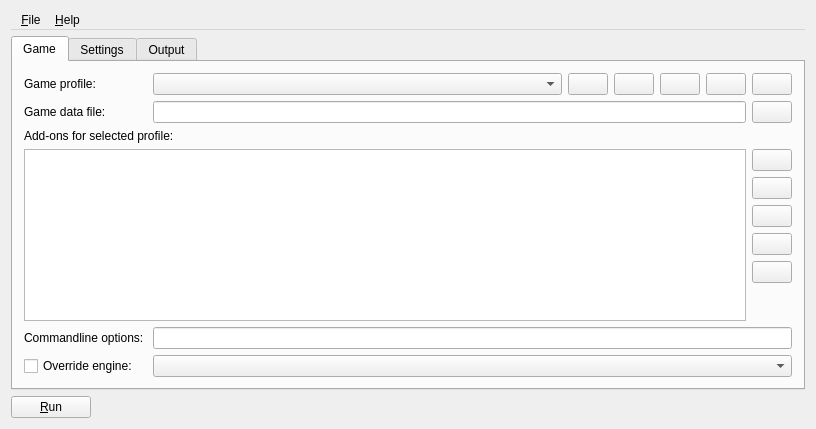
<?xml version="1.0" encoding="UTF-8"?>
<ui version="4.0">
 <class>e_mainwindow</class>
 <widget class="QMainWindow" name="e_mainwindow">
  <property name="geometry">
   <rect>
    <x>0</x>
    <y>0</y>
    <width>816</width>
    <height>429</height>
   </rect>
  </property>
  <property name="windowTitle">
   <string>Enyo Launcher</string>
  </property>
  <widget class="QWidget" name="centralWidget">
   <layout class="QGridLayout" name="gridLayout">
    <item row="0" column="0">
     <widget class="QMenuBar" name="menuBar">
      <widget class="QMenu" name="menu_File">
       <property name="title">
        <string>&amp;File</string>
       </property>
       <addaction name="action_Run"/>
       <addaction name="separator"/>
       <addaction name="actionE_xit"/>
      </widget>
      <widget class="QMenu" name="menu_Help">
       <property name="title">
        <string>&amp;Help</string>
       </property>
       <addaction name="action_About"/>
       <addaction name="action_Webpage"/>
      </widget>
      <addaction name="menu_File"/>
      <addaction name="menu_Help"/>
     </widget>
    </item>
    <item row="1" column="0">
     <widget class="QTabWidget" name="tabWidget">
      <property name="currentIndex">
       <number>0</number>
      </property>
      <widget class="QWidget" name="tab">
       <attribute name="title">
        <string>Game</string>
       </attribute>
       <layout class="QGridLayout" name="gridLayout_2">
        <item row="0" column="0">
         <widget class="QLabel" name="lb_gamecb">
          <property name="text">
           <string>Game profile:</string>
          </property>
         </widget>
        </item>
        <item row="0" column="1">
         <widget class="QComboBox" name="cb_games"/>
        </item>
        <item row="0" column="2">
         <widget class="QPushButton" name="btn_add_game">
          <property name="sizePolicy">
           <sizepolicy hsizetype="Fixed" vsizetype="Fixed">
            <horstretch>0</horstretch>
            <verstretch>0</verstretch>
           </sizepolicy>
          </property>
          <property name="toolTip">
           <string>Add</string>
          </property>
	  <property name="icon">
		  <iconset resource="enyo-doom.qrc">
			  <normaloff>:icon/add</normaloff>:/icon/add
		  </iconset>
          </property>
         </widget>
        </item>
        <item row="0" column="3">
         <widget class="QPushButton" name="btn_remove_game">
          <property name="sizePolicy">
           <sizepolicy hsizetype="Fixed" vsizetype="Fixed">
            <horstretch>0</horstretch>
            <verstretch>0</verstretch>
           </sizepolicy>
          </property>
          <property name="toolTip">
           <string>Remove</string>
          </property>
	  <property name="icon">
		  <iconset resource="enyo-doom.qrc">
			  <normaloff>:/icon/remove</normaloff>:/icon/remove
		  </iconset>
          </property>
         </widget>
        </item>
        <item row="0" column="4">
         <widget class="QPushButton" name="btn_move_game_up">
          <property name="sizePolicy">
           <sizepolicy hsizetype="Fixed" vsizetype="Fixed">
            <horstretch>0</horstretch>
            <verstretch>0</verstretch>
           </sizepolicy>
          </property>
          <property name="toolTip">
           <string>Move up in list</string>
          </property>
	  <property name="icon">
		<iconset resource="enyo-doom.qrc">
			<normaloff>:/icon/up</normaloff>:/icon/up
		</iconset>
          </property>
         </widget>
        </item>
        <item row="0" column="5">
         <widget class="QPushButton" name="btn_move_game_down">
          <property name="sizePolicy">
           <sizepolicy hsizetype="Fixed" vsizetype="Fixed">
            <horstretch>0</horstretch>
            <verstretch>0</verstretch>
           </sizepolicy>
          </property>
          <property name="toolTip">
           <string>Move down in list</string>
          </property>
	  <property name="icon">
		  <iconset resource="enyo-doom.qrc">
			  <normaloff>:/icon/down</normaloff>:/icon/down
		  </iconset>
          </property>
         </widget>
        </item>
        <item row="0" column="6">
         <widget class="QPushButton" name="btn_edit_label">
          <property name="sizePolicy">
           <sizepolicy hsizetype="Fixed" vsizetype="Fixed">
            <horstretch>0</horstretch>
            <verstretch>0</verstretch>
           </sizepolicy>
          </property>
          <property name="toolTip">
           <string>Edit game name</string>
          </property>
          <property name="icon">
		  <iconset resource="enyo-doom.qrc">
			  <normaloff>:/icon/edit</normaloff>:/icon/edit
		  </iconset>
          </property>
         </widget>
        </item>
        <item row="1" column="0">
         <widget class="QLabel" name="label_wad">
          <property name="text">
           <string>Game data file:</string>
          </property>
         </widget>
        </item>
        <item row="1" column="1" colspan="5">
         <widget class="QLineEdit" name="line_main_wad">
          <property name="toolTip">
           <string>This is the path to the main data file for the selected game, such as DOOM.WAD for the original Doom game.</string>
          </property>
         </widget>
        </item>
        <item row="1" column="6">
         <widget class="QPushButton" name="button_find_wad">
          <property name="toolTip">
           <string>Open...</string>
          </property>
          <property name="icon">
		  <iconset resource="enyo-doom.qrc">
			<normaloff>:/icon/open</normaloff>:/icon/open
		</iconset>
          </property>
         </widget>
        </item>
        <item row="2" column="0" colspan="6">
         <widget class="QLabel" name="label_2">
          <property name="text">
           <string>Add-ons for selected profile:</string>
          </property>
          <property name="alignment">
           <set>Qt::AlignLeading</set>
          </property>
          <property name="indent">
           <number>0</number>
          </property>
         </widget>
        </item>
        <item row="3" column="0" colspan="7">
         <layout class="QHBoxLayout" name="horizontalLayout_3">
          <item>
           <widget class="QListWidget" name="list_pwads">
            <property name="toolTip">
             <string>Add-ons are extra files that are used to add custom elements to a game.</string>
            </property>
           </widget>
          </item>
          <item>
           <layout class="QVBoxLayout" name="verticalLayout_3">
            <item>
             <widget class="QPushButton" name="button_pwad_add">
              <property name="toolTip">
               <string>Add</string>
              </property>
              <property name="icon">
               <iconset resource="enyo-doom.qrc">
               	     <normaloff>:/icon/add</normaloff>:/icons/add
	       </iconset>
              </property>
             </widget>
            </item>
            <item>
             <widget class="QPushButton" name="button_pwad_remove">
              <property name="toolTip">
               <string>Remove</string>
              </property>
              <property name="icon">
               <iconset resource="enyo-doom.qrc">
	       		<normaloff>:/icon/remove</normaloff>:/icons/remove
	       </iconset>
              </property>
             </widget>
            </item>
            <item>
             <widget class="QPushButton" name="button_pwad_clear">
              <property name="toolTip">
               <string>Clear</string>
              </property>
              <property name="icon">
               <iconset resource="enyo-doom.qrc">
		       <normaloff>:/icon/clear</normaloff>:/icons/clear
	       </iconset>
              </property>
             </widget>
            </item>
            <item>
             <widget class="QPushButton" name="button_pwad_up">
              <property name="toolTip">
               <string>Move up</string>
              </property>
              <property name="icon">
               <iconset resource="enyo-doom.qrc">
		       <normaloff>:/icon/up</normaloff>:/icons/up
	       </iconset>
              </property>
             </widget>
            </item>
            <item>
             <widget class="QPushButton" name="button_pwad_down">
              <property name="toolTip">
               <string>Move down</string>
              </property>
              <property name="icon">
               <iconset resource="enyo-doom.qrc">
		       <normaloff>:/icon/down</normaloff>:/icons/down
	       </iconset>
              </property>
             </widget>
            </item>
            <item>
             <spacer name="vSpacer">
              <property name="orientation">
               <enum>Qt::Vertical</enum>
              </property>
              <property name="sizeHint" stdset="0">
               <size>
                <width>0</width>
                <height>0</height>
               </size>
              </property>
             </spacer>
            </item>
           </layout>
          </item>
         </layout>
        </item>
        <item row="4" column="0">
         <widget class="QLabel" name="label_8">
          <property name="text">
           <string>Commandline options: </string>
          </property>
         </widget>
        </item>
        <item row="4" column="1" colspan="6">
         <widget class="QLineEdit" name="line_advanced_settings">
          <property name="toolTip">
           <string>Extra commandline options.  Unless you want a feature not supported in Enyo Launcher, you don't need to use this.</string>
          </property>
         </widget>
        </item>
        <item row="5" column="0">
         <widget class="QCheckBox" name="check_elock">
          <property name="sizePolicy">
           <sizepolicy hsizetype="Fixed" vsizetype="Preferred">
            <horstretch>0</horstretch>
            <verstretch>0</verstretch>
           </sizepolicy>
          </property>
          <property name="text">
           <string>Override engine: </string>
          </property>
         </widget>
        </item>
        <item row="5" column="1" colspan="6">
         <widget class="QComboBox" name="cb_elock">
          <property name="toolTip">
           <string>If you need to use a specific engine for this profile, set it here.</string>
          </property>
         </widget>
        </item>
       </layout>
      </widget>
      <widget class="QWidget" name="tab_2">
       <property name="sizePolicy">
        <sizepolicy hsizetype="Fixed" vsizetype="Fixed">
         <horstretch>0</horstretch>
         <verstretch>0</verstretch>
        </sizepolicy>
       </property>
       <attribute name="title">
        <string>Settings</string>
       </attribute>
       <layout class="QVBoxLayout" name="lolol">
        <item>
         <layout class="QGridLayout" name="gridLayout_4">
          <property name="sizeConstraint">
           <enum>QLayout::SetDefaultConstraint</enum>
          </property>
          <item row="1" column="1">
           <widget class="QComboBox" name="cb_engines">
            <property name="sizePolicy">
             <sizepolicy hsizetype="Preferred" vsizetype="Fixed">
              <horstretch>0</horstretch>
              <verstretch>0</verstretch>
             </sizepolicy>
            </property>
           </widget>
          </item>
          <item row="1" column="0">
           <widget class="QLabel" name="label_3">
            <property name="sizePolicy">
             <sizepolicy hsizetype="Fixed" vsizetype="Fixed">
              <horstretch>0</horstretch>
              <verstretch>0</verstretch>
             </sizepolicy>
            </property>
            <property name="text">
             <string>Default engine:</string>
            </property>
           </widget>
          </item>
          <item row="3" column="0" colspan="2">
           <widget class="QLabel" name="label_7">
            <property name="sizePolicy">
             <sizepolicy hsizetype="Preferred" vsizetype="Fixed">
              <horstretch>0</horstretch>
              <verstretch>0</verstretch>
             </sizepolicy>
            </property>
            <property name="text">
             <string>
													&lt;b&gt;Enyo Launcher Settings:&lt;/b&gt;
												</string>
            </property>
           </widget>
          </item>
          <item row="2" column="1" colspan="2">
           <widget class="QLineEdit" name="line_engine_path">
            <property name="toolTip">
             <string>The executable file for the selected engine.  If it is in your system PATH, you can specify just its executable name here.</string>
            </property>
           </widget>
          </item>
          <item row="1" column="2">
           <widget class="QPushButton" name="btn_add_engine">
            <property name="sizePolicy">
             <sizepolicy hsizetype="Fixed" vsizetype="Fixed">
              <horstretch>0</horstretch>
              <verstretch>0</verstretch>
             </sizepolicy>
            </property>
            <property name="toolTip">
             <string>Add</string>
            </property>
            <property name="icon">
		    <iconset resource="enyo-doom.qrc">
			    <normaloff>:/icon/add</normaloff>:/icon/add
		    </iconset>
            </property>
           </widget>
          </item>
          <item row="2" column="0">
           <widget class="QLabel" name="label_4">
            <property name="sizePolicy">
             <sizepolicy hsizetype="Fixed" vsizetype="Fixed">
              <horstretch>0</horstretch>
              <verstretch>0</verstretch>
             </sizepolicy>
            </property>
            <property name="text">
             <string>Engine executable:</string>
            </property>
           </widget>
          </item>
          <item row="2" column="3">
           <widget class="QPushButton" name="btn_select_engine_path">
            <property name="toolTip">
             <string>Open...</string>
            </property>
            <property name="icon">
             <iconset resource="enyo-doom.qrc">
		     <normaloff>:/icon/open</normaloff>:/icon/open
	     </iconset>
            </property>
           </widget>
          </item>
          <item row="1" column="3">
           <widget class="QPushButton" name="btn_remove_engine">
            <property name="sizePolicy">
             <sizepolicy hsizetype="Fixed" vsizetype="Fixed">
              <horstretch>0</horstretch>
              <verstretch>0</verstretch>
             </sizepolicy>
            </property>
            <property name="toolTip">
             <string>Remove</string>
            </property>
            <property name="icon">
             <iconset resource="enyo-doom.qrc">
		     <normaloff>:/icon/remove</normaloff>:/icon/remove
	     </iconset>
            </property>
           </widget>
          </item>
          <item row="0" column="0" colspan="3">
           <widget class="QLabel" name="label_6">
            <property name="sizePolicy">
             <sizepolicy hsizetype="Fixed" vsizetype="Fixed">
              <horstretch>0</horstretch>
              <verstretch>0</verstretch>
             </sizepolicy>
            </property>
            <property name="text">
             <string>&lt;b&gt;Engine Settings:&lt;/b&gt;		</string>
            </property>
            <property name="alignment">
             <set>Qt::AlignLeading|Qt::AlignLeft|Qt::AlignVCenter</set>
            </property>
           </widget>
          </item>
          <item row="4" column="0" colspan="2">
           <widget class="QCheckBox" name="cb_show_output">
            <property name="toolTip">
             <string>Add an additional tab that shows the output of an engine after running a profile.</string>
            </property>
            <property name="text">
             <string>Enable &amp;output tab</string>
            </property>
           </widget>
          </item>
          <item row="5" column="0" colspan="2">
           <widget class="QCheckBox" name="cb_tabs_top">
            <property name="text">
             <string>&amp;Tabs on top</string>
            </property>
           </widget>
	   </item>
	  <item row="6" column="0" colspan="2">
		  <widget class="QCheckBox" name="cb_show_numbers">
			  <property name="text">
				  <string>Display &amp;numbers in the game list for ordering</string>
			  </property>
		  </widget>
	  </item>
          <item row="7" column="0" colspan="2">
           <widget class="QCheckBox" name="cb_exit">
            <property name="text">
             <string>E&amp;xit Enyo Launcher after game runs</string>
            </property>
           </widget>
          </item>
         </layout>
        </item>
        <item>
         <widget class="QLabel" name="nothing"/>
        </item>
       </layout>
      </widget>
      <widget class="QWidget" name="tab_3">
       <attribute name="title">
        <string>Output</string>
       </attribute>
       <layout class="QGridLayout" name="gridLayout_3">
        <item row="0" column="0">
         <widget class="QPlainTextEdit" name="text_output">
          <property name="readOnly">
           <bool>true</bool>
          </property>
          <property name="PlainText" stdset="0">
           <string>Engine output will be displayed here when game is ran.</string>
          </property>
         </widget>
        </item>
       </layout>
      </widget>
     </widget>
    </item>
    <item row="2" column="0">
     <widget class="QPushButton" name="run_engine">
      <property name="sizePolicy">
       <sizepolicy hsizetype="Fixed" vsizetype="Fixed">
        <horstretch>0</horstretch>
        <verstretch>0</verstretch>
       </sizepolicy>
      </property>
      <property name="text">
       <string>&amp;Run</string>
      </property>
     </widget>
    </item>
   </layout>
  </widget>
  <action name="action_Run">
   <property name="text">
    <string>&amp;Run</string>
   </property>
   <property name="shortcut">
    <string>F2</string>
   </property>
  </action>
  <action name="actionE_xit">
   <property name="text">
    <string>E&amp;xit</string>
   </property>
   <property name="shortcut">
    <string>Ctrl+Q</string>
   </property>
  </action>
  <action name="action_About">
   <property name="text">
    <string>&amp;About...</string>
   </property>
   <property name="shortcut">
    <string>F1</string>
   </property>
  </action>
  <action name="action_Webpage">
   <property name="text">
    <string>&amp;Webpage</string>
   </property>
  </action>
 </widget>
 <layoutdefault spacing="6" margin="11"/>
 <resources/>
 <connections/>
</ui>
